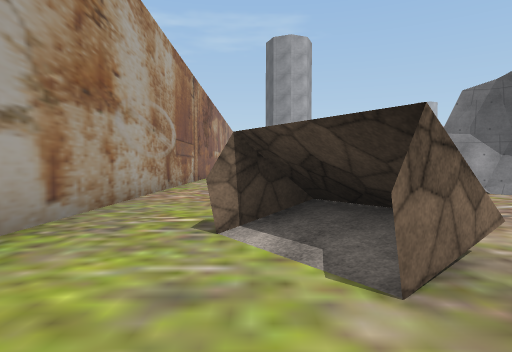
view 1 (above)

24 first-person views from a walk through a 3-D level made in the Unity game engine. The camera is 1.4 m above the floor, tilts 2° down and sees 75° across. The floor is counted in squares, 2 m on a side. Each view is taken from the middle of a square. On the plan, view 1 faces up. The plan holds only what a view shows up to about 10 squares ahead; the rest is blank. The place goes on beyond the plan. Some surface patterns are stand-ins.

view 2
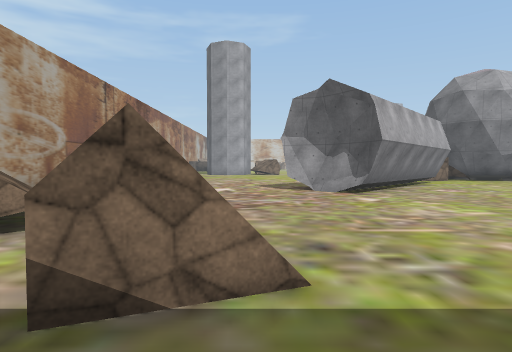

view 3
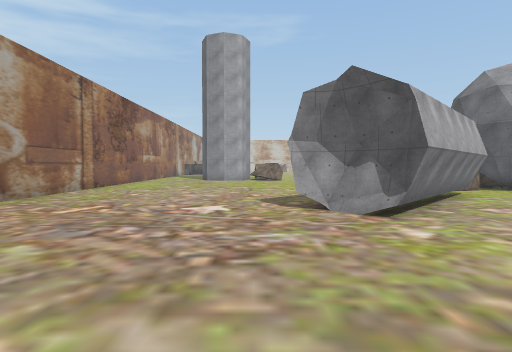

view 4
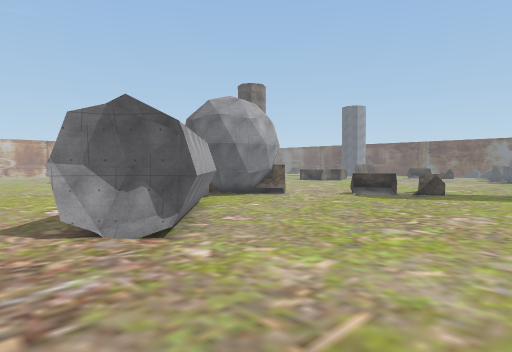

view 5
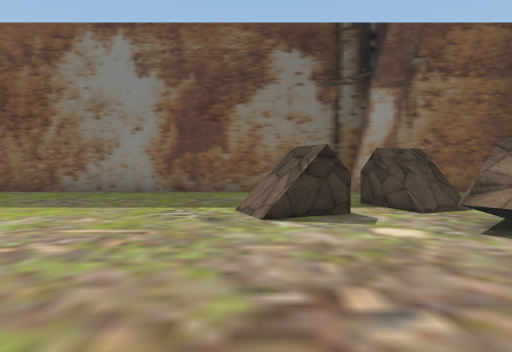

view 6
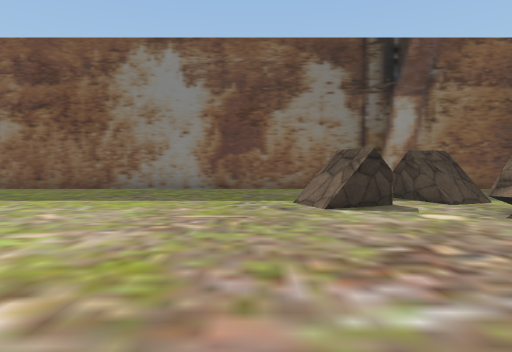

view 7
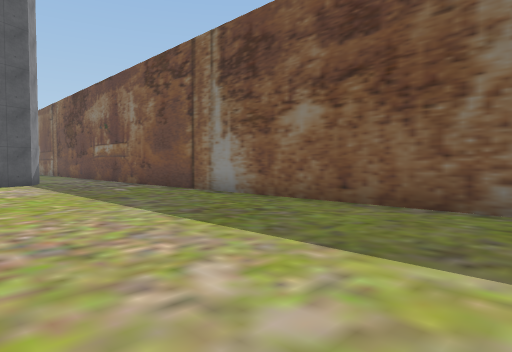

view 8
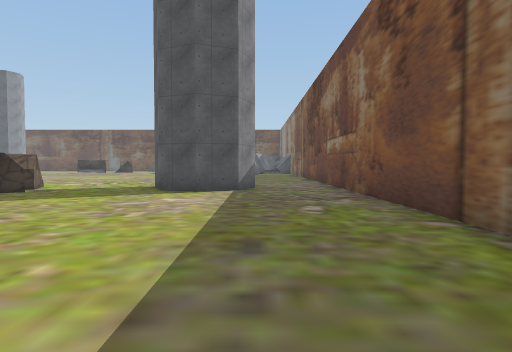

view 9
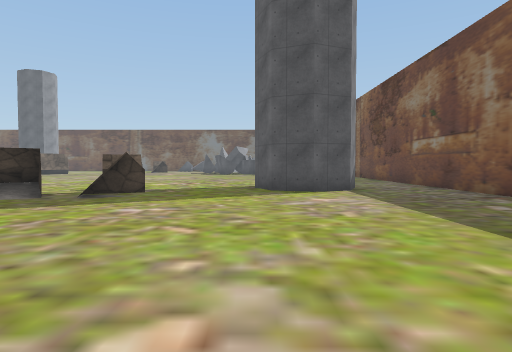

view 10
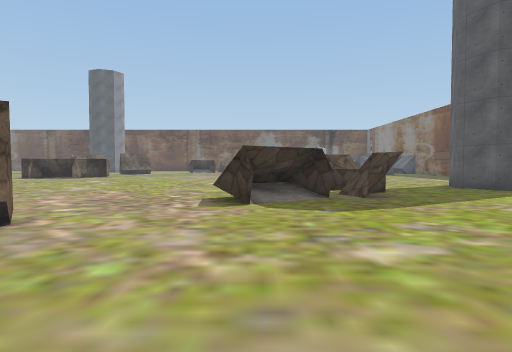

view 11
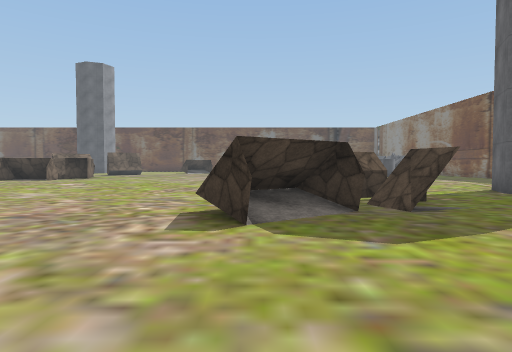

view 12
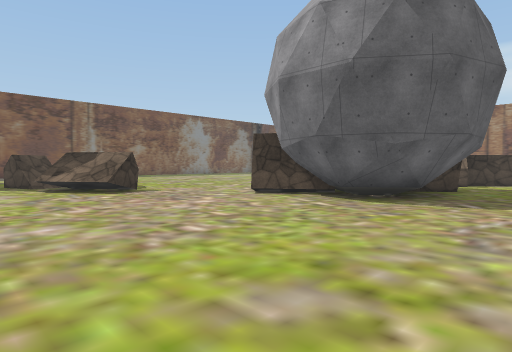

view 13
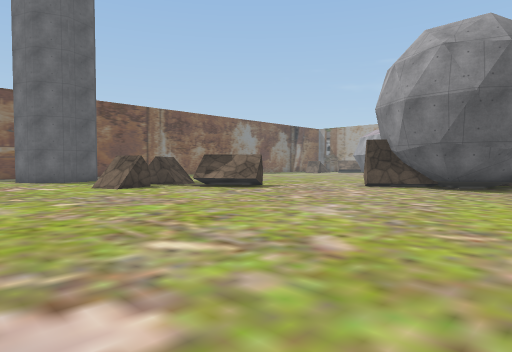

view 14
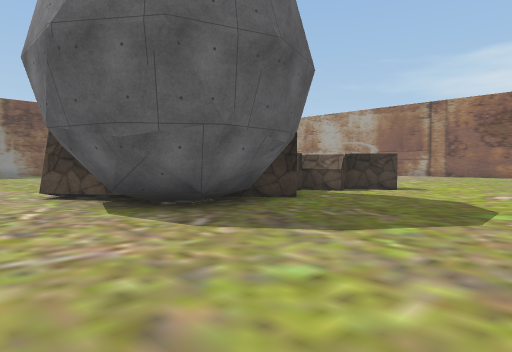

view 15
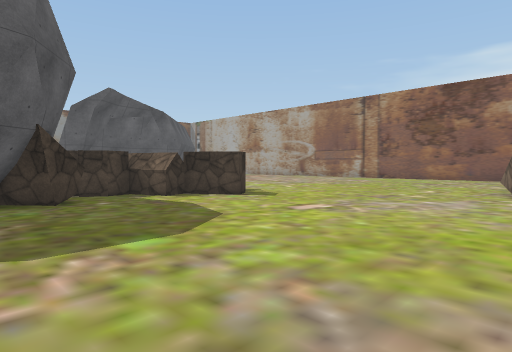

view 16
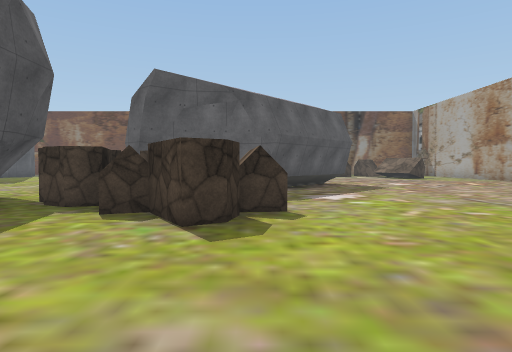

view 17
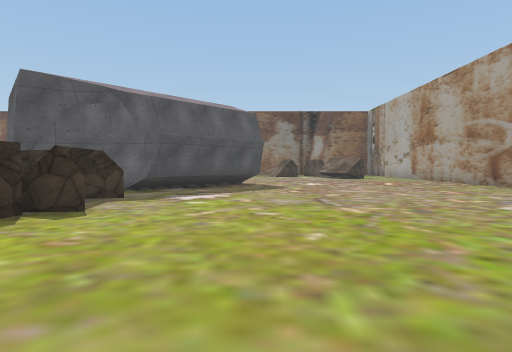

view 18
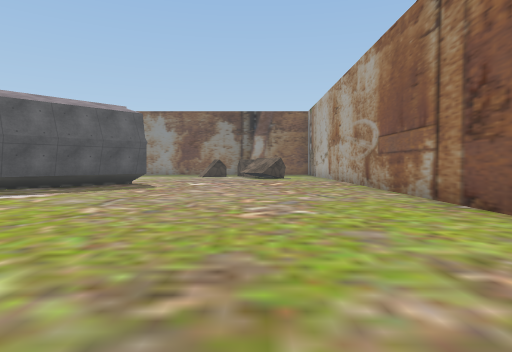

view 19
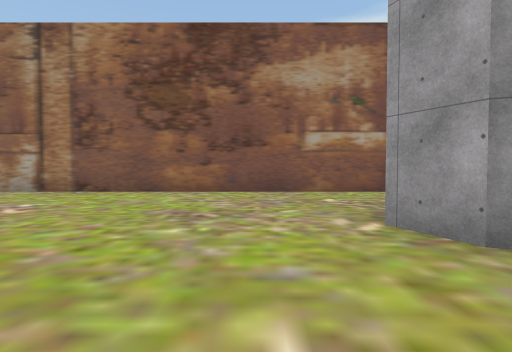

view 20
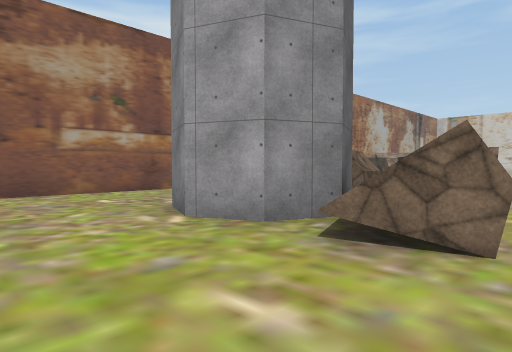

view 21
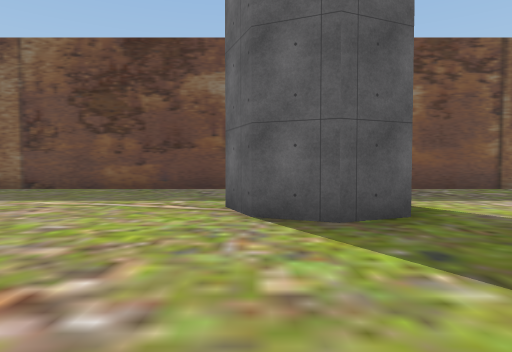

view 22
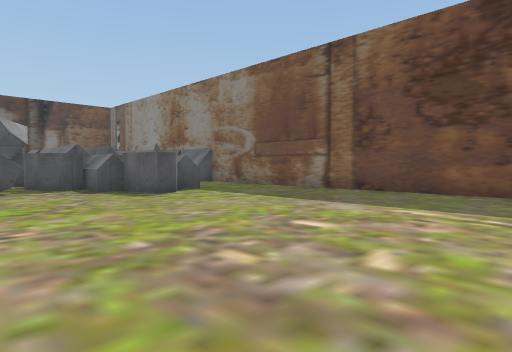

view 23
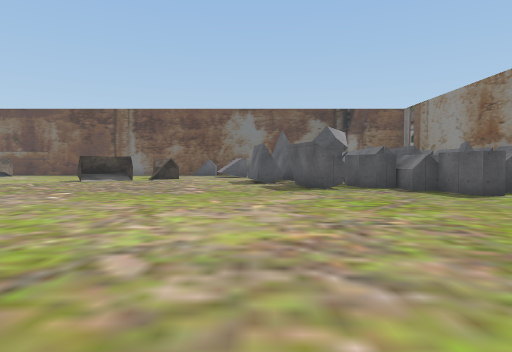

view 24
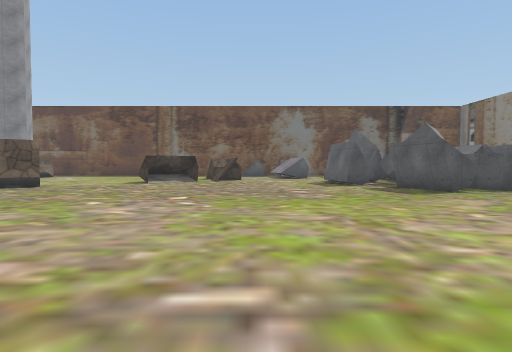

### Floor plan
Points are (right, up) in squares from view 1. A wall is a line through its corners. A room is listed if a view was taken in it or the views show most of it. See-through windows are left out.
Room 1 (views 1, 2, 3, 4, 5, 6, 7, 8, 9, 10, 11, 17, 18, 19, 20)
walls: (6.8, 6.9) (5.7, 8.1); (6.8, 6.8) (6.4, 7.4); (6, 7.9) (5.1, 8.4); (5.5, 8.1) (4.7, 8.2); (6.2, 9.9) (7.7, 11.6) (8, 11.3); (7.6, 11.5) (8.8, 11.2); (10.5, 11.1) (6.6, 6.7); (1.9, 2.5) (0.7, 1.6); (12.9, 13.1) (12.5, 14); (0.7, 4.1) (-0.5, 3.3); (8.2, 15.1) (8.3, 16); (1.9, 0.5) (2.1, -0.1); (16.3, 12.2) (15.5, 11.6); (20.3, 5.7) (20.1, 6.4); (-2.2, -2.5) (22, -2.5); (5.6, 21) (4.2, 20.5); (3.6, 22) (3.2, 20.9) (2.1, 20.5) (1, 21); (22, 0) (20.9, 0.5) (20.5, 1.5) (20.9, 2.6) (22, 3); (-2.5, 22.5) (-2.5, 3.1)
low walls: (10.2, 11) (6.5, 6.8) (5.5, 8.1)
ways out: opening at (6.8, 18.5) to room 2; opening at (17.5, 10.5) to room 2; opening at (21.5, 4.5) to room 2; opening at (24, -1) to room 2
Room 2 (views 12, 13, 14, 15, 16, 21, 22, 23, 24)
walls: (20.1, 6.4) (20.3, 5.7); (18.8, 7.4) (20, 8.2); (17.6, 9) (18.9, 9.9); (22, 3) (23.1, 2.6) (23.5, 1.5); (15.9, 14.9) (16, 14.3) (15.9, 13.8); (15.2, 13.9) (16.3, 12.2); (14.3, 15.9) (14.8, 15.9); (13.9, 16.2) (14.8, 16.1) (16, 15.4) (16.3, 14.3) (16, 13.3); (36, 16.6) (35.6, 17.3); (36, 16.9) (35.7, 17.4); (34.5, 4.3) (34.3, 5.2) (36.1, 5.8); (12.9, 15.4) (13.6, 15.9); (35.4, 3.7) (35.9, 4); (34.7, 2.8) (34.8, 3.5) (35.3, 3.9); (32.8, 1.1) (32.4, 1.5) (32.3, 2) (33.7, 2.2) (33.7, 3); (11.7, 15.1) (12.5, 15.7) (13.3, 14.7); (23.8, -2.5) (30.8, -2.5); (10.6, 14.4) (11.1, 14.6) (11.7, 14.3); (8.3, 16) (8.8, 16.3) (9.6, 15.1)
low walls: (14.8, 15.9) (15.2, 15.6)
ways out: opening at (6.8, 18.5) to room 1; opening at (17.5, 10.5) to room 1; opening at (21.5, 4.5) to room 1; opening at (24, -1) to room 1

Where each view was taken, in squares from view 1:
view 1: 0 up, 0 right, facing up
view 2: 1 down, 4 right, facing up
view 3: 1 up, 4 right, facing up
view 4: 1 up, 3 right, facing up-right
view 5: 6 up, 4 right, facing down
view 6: 7 up, 5 right, facing down
view 7: 3 up, 8 right, facing down-right
view 8: 0 up, 12 right, facing right
view 9: 3 up, 12 right, facing right
view 10: 9 up, 12 right, facing right
view 11: 9 up, 14 right, facing right
view 12: 18 up, 22 right, facing down-left
view 13: 17 up, 26 right, facing down-left
view 14: 20 up, 18 right, facing down-left
view 15: 22 up, 14 right, facing down-left
view 16: 20 up, 8 right, facing down
view 17: 20 up, 5 right, facing down
view 18: 20 up, 1 right, facing down
view 19: 19 up, 6 right, facing left
view 20: 18 up, 6 right, facing up-left
view 21: 7 up, 23 right, facing down
view 22: 6 up, 25 right, facing down-right
view 23: 7 up, 25 right, facing right
view 24: 10 up, 26 right, facing right
